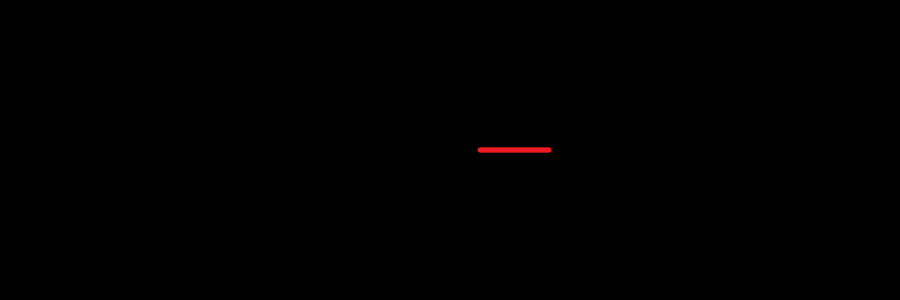
Frame 1 (no input)
Frame 60 (the mouse pressed at the canvas centre just before this capture): identical to frame 1, image omitted
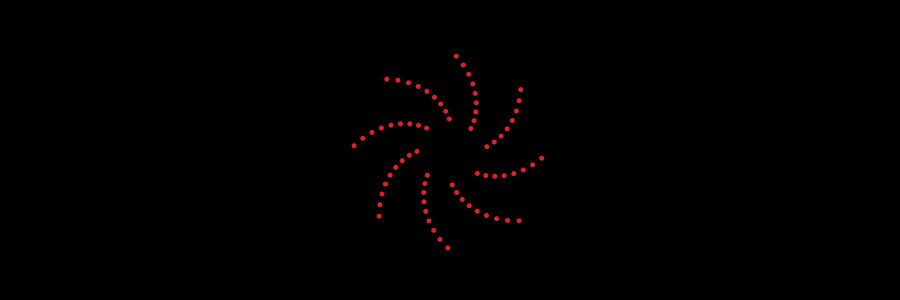
Frame 120 (the mouse held since frame 60 and released just before this capture)

The Processing sketch that drew these frames (run headless with seeded random() and noise(); from frame 60 on, the mouse is pressed at the canvas centre):

// Processing sketch: processing_153083
// ── processing_153083.pde

void setup() {
  size(900, 300);
  fill(237, 28, 36);
  noStroke();
  float rotate = 0.001;
}

void draw() {
  background(0);
  
  translate(width/2, height/2);
  for (float i = 30; i < 100; i++) {
    rotate(mouseY);
    ellipse(i, 0, 5, 5);
   
  }
}
